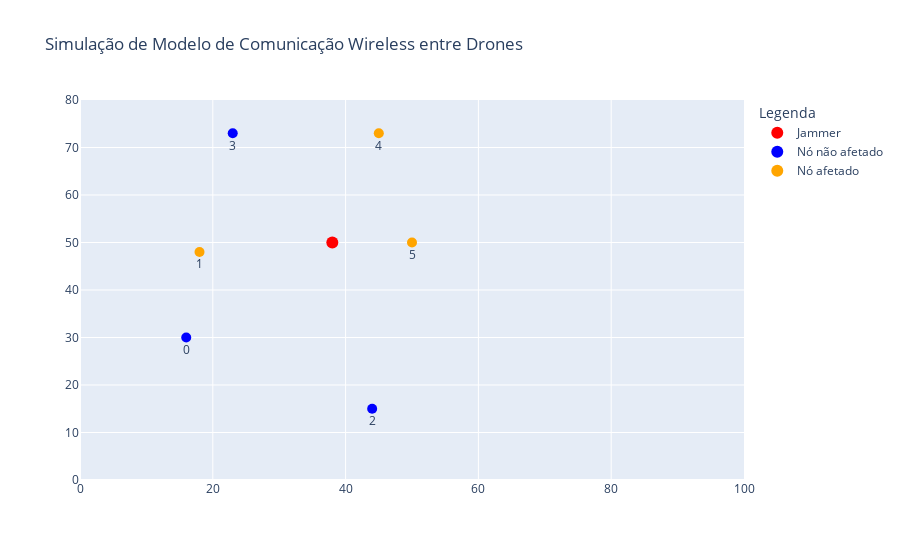

The cell this chart's notebook holds for it:
### Markdown cell above
VIZUALIZAR O ENXAME

### Code cell
fig = go.Figure()

# Adiciona os drones
for i in range(num_drones):
    fig.add_trace(go.Scatter(
        x=[posicoes[i, 0]],
        y=[posicoes[i, 1]],
        mode='markers+text',
        marker=dict(size=10, color='orange' if i in afetados_pelo_jammer else 'blue'),
        text=str(i),
        textposition="bottom center",
        showlegend=False  # Oculta esses rastros da legenda
    ))

# Adiciona o jammer
fig.add_trace(go.Scatter(
    x=[posicao_jammer[0]],
    y=[posicao_jammer[1]],
    mode='markers',
    marker=dict(size=12, color='red'),
    name='Jammer'
))

# Adiciona rastros para a legenda
fig.add_trace(go.Scatter(x=[None], y=[None], mode='markers', marker=dict(size=10, color='blue'), name="Nó não afetado"))
fig.add_trace(go.Scatter(x=[None], y=[None], mode='markers', marker=dict(size=10, color='orange'), name="Nó afetado"))
# O Jammer já está adicionado com a legenda correta

# Configurações do gráfico
fig.update_layout(
    title="Simulação de Modelo de Comunicação Wireless entre Drones",
    xaxis=dict(range=[0, limite_x], autorange=False),
    yaxis=dict(range=[0, limite_y], autorange=False),
    legend_title_text='Legenda',
    legend=dict(traceorder='normal', itemsizing='constant')
)

fig.show()

### Figure 1 — Plotly figure (JSON) as saved in the notebook; plotly's stock layout.template omitted (floating-point values rounded to 4 significant figures)
{"data": [{"marker": {"color": "blue", "size": 10}, "mode": "markers+text", "showlegend": false, "text": "0", "textposition": "bottom center", "type": "scatter", "x": [16], "y": [30]}, {"marker": {"color": "orange", "size": 10}, "mode": "markers+text", "showlegend": false, "text": "1", "textposition": "bottom center", "type": "scatter", "x": [18], "y": [48]}, {"marker": {"color": "blue", "size": 10}, "mode": "markers+text", "showlegend": false, "text": "2", "textposition": "bottom center", "type": "scatter", "x": [44], "y": [15]}, {"marker": {"color": "blue", "size": 10}, "mode": "markers+text", "showlegend": false, "text": "3", "textposition": "bottom center", "type": "scatter", "x": [23], "y": [73]}, {"marker": {"color": "orange", "size": 10}, "mode": "markers+text", "showlegend": false, "text": "4", "textposition": "bottom center", "type": "scatter", "x": [45], "y": [73]}, {"marker": {"color": "orange", "size": 10}, "mode": "markers+text", "showlegend": false, "text": "5", "textposition": "bottom center", "type": "scatter", "x": [50], "y": [50]}, {"marker": {"color": "red", "size": 12}, "mode": "markers", "name": "Jammer", "type": "scatter", "x": [38], "y": [50]}, {"marker": {"color": "blue", "size": 10}, "mode": "markers", "name": "Nó não afetado", "type": "scatter", "x": [null], "y": [null]}, {"marker": {"color": "orange", "size": 10}, "mode": "markers", "name": "Nó afetado", "type": "scatter", "x": [null], "y": [null]}], "layout": {"legend": {"itemsizing": "constant", "title": {"text": "Legenda"}, "traceorder": "normal"}, "title": {"text": "Simulação de Modelo de Comunicação Wireless entre Drones"}, "xaxis": {"autorange": false, "range": [0, 100]}, "yaxis": {"autorange": false, "range": [0, 80]}}}
